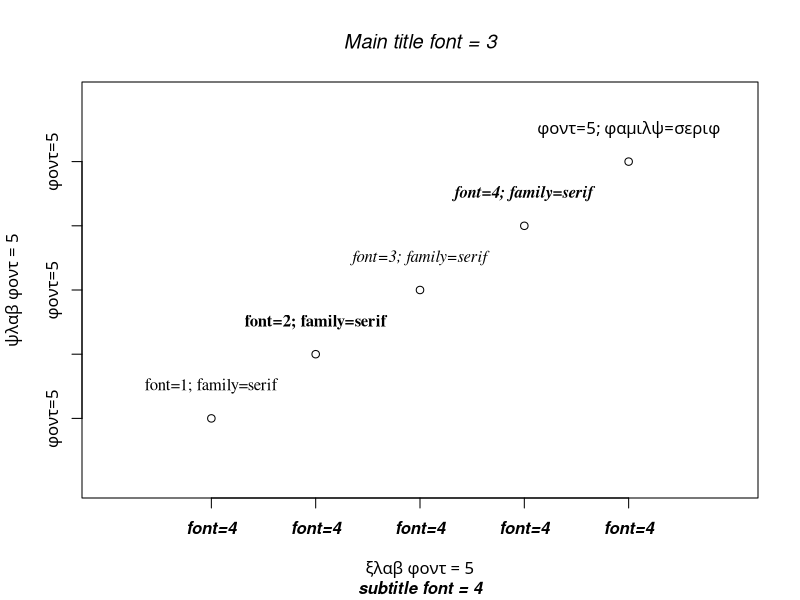

Generate this figure with R:
## ---- chunk 1
knitr::opts_chunk$set(echo = TRUE, fig.align = 'center')
## ---- chunk 2
plot(1:5, xlim = c(0, 6), ylim = c(0,6), 
     xaxt = 'n', yaxt = 'n',
     xlab = 'xlab font = 5', ylab = 'ylab font = 5',
     font.lab = 5,
     main = 'Main title font = 3', font.main = 3,
     sub = 'subtitle font = 4', font.sub = 4)
axis(side=1, at=1:5, labels = rep('font=4', 5), font.axis = 4)
axis(side=2, at=1:5, labels = rep('font=5', 5), font.axis = 5)
labels = paste0('font=', 1:5, '; family=serif')
text(x=1:5, y=1:5 + 0.5, labels = labels, 
     font = 1:5, family = "serif")
